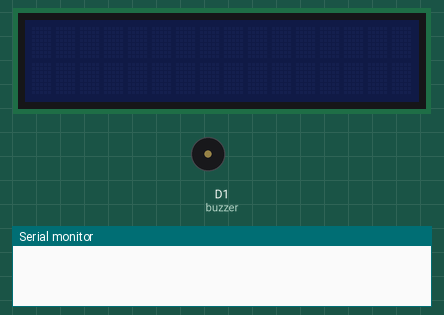
Recording of a sketch running on a simulated ESP8266 (NodeMCU). On the bench: 16×2 character LCD, buzzer (waves = sounding), the last lines printed to the serial monitor. WiFi joins after 1.5 s; servers stay silent unless stated; uploads are accepted with an empty reply.

Above: at 0.0 s.
At 2.9 s:
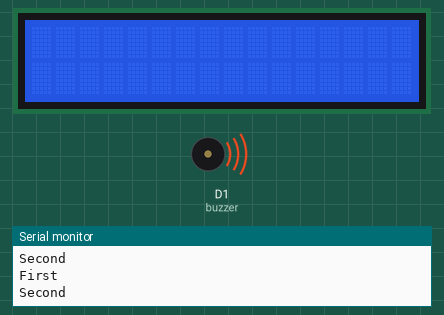
At 11.5 s:
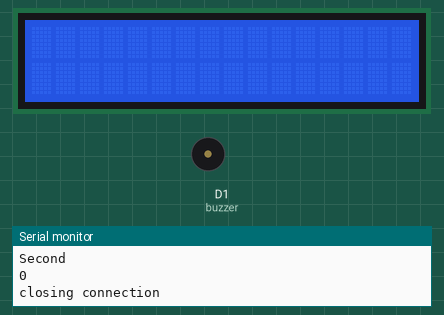
Timing chart, 0 to 13.0 s (numbered marks = the images above):
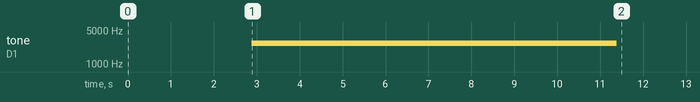

The sketch:

oneclientserver.ino
```cpp
#include <ESP8266WiFi.h>
#include <WiFiClient.h>
#include <Wire.h>
#include <ESP8266WebServer.h>


#include <LiquidCrystal_I2C.h>

LiquidCrystal_I2C lcd(0x27, 16, 2);

const char* host = "192.168.4.1";                 //Ip of the Host(Our Case esp8266-01 as server. Its the ip of the esp8266-01 as Access point)
const char *ssid = "ESPA";
const char *pass = "";
ESP8266WebServer server(80);
const int buzzer = D1;
int count = 0;
int hopcount;
int cs;


void handleRoot() {
//toggle=!toggle;
//Toggling Led Variable
//digitalWrite(2,toggle);
//Toggle Led
//char h = hopcount;
        Serial.println("Inside handleRoot");
        String s = "\r\n\r\nAlert! Make Way ";
        s = s + "SAVE THE SOUL! \r\n\r\n";
        server.send(200,"text/html",s);      //Reply to the client
        Serial.println("Message sent");
}

void serverr()
{
  delay(200);                           //Stable Wifi
  Serial.begin(9600);                 //Set Baud Rate
  pinMode(2, OUTPUT);                   //Led/Solenoid at pin 2
  WiFi.softAP(ssid,pass);//, password);      //In Access Point Mode

  IPAddress myIP = WiFi.softAPIP();     //Check the IP assigned. Put this Ip in the client host.
  Serial.print("AP IP address: ");
  Serial.println(myIP);                 //Print the esp8266-01 IP(Client must also be on th e save IP series)
  server.on("/", handleRoot);           //Checking client connection
  server.begin();                       // Start the server
  Serial.println("Server started");
  delay(120000);
  cs = 0;
  WiFi.softAPdisconnect(true);
  clientt();

  }
void clientt() {
  Serial.begin(9600);          //Baud Rate for Communication
  delay(10);                     //Baud rate prper initialization
//  pinMode(13, INPUT);            //Pin D7 on NodeMcu Lua. Button to switch on and off the solenoid.
  WiFi.persistent(false);
  WiFi.mode(WIFI_STA);           //NodeMcu esp12E in station mode
  WiFi.begin("ESPA","");      //Connect to this SSID. In our case esp-01 SSID.

  while (WiFi.status() != WL_CONNECTED) {      //Wait for getting IP assigned by Access Point/ DHCP.
    //Our case  esp-01 as Access point will assign IP to nodemcu esp12E.
    delay(10);
    Serial.print(".");
  }
  Serial.println("");
  Serial.println("WiFi connected");
  Serial.println("IP address: ");
  Serial.println(WiFi.localIP());             //Check out the Ip assigned by the esp12E
  //Check out if Pin D7/13 is high. If high activate
  //the led connected to esp-01. On next press deactivate it.
  Serial.print("connecting to ");
  Serial.println(host);
  // Use WiFiClient class to create TCP connections
  WiFiClient client;
  const int httpPort = 80;
  if (!client.connect("192.168.4.1", httpPort)) {
    Serial.println("connection failed");
    return;
  }
  //Request to server to activate the led
  client.print(String("GET ") + "/" + " HTTP/1.1\r\n" +
               "Host: " + host + "\r\n" +
               "Connection: close\r\n\r\n");
  delay(10);
  // Read all the lines of the reply from server and print them to Serial Monitor etc
  Wire.begin(2,0);
  lcd.init();   // initializing the LCD
  lcd.backlight();
//  lcd.setCursor(0,0);
//  Serial.println("Alert! Make Way");M
//  lcd.print("Alert! Make Way");
//  lcd.setCursor(0,1);
//  Serial.println("SAVE THE SOUL!");
//  lcd.print("SAVE THE SOUL!");// Enable or Turn On the backlight
  String first = "";
  String second = "";
  Serial.println("Before while loop");
  while (client.available() || client.connected()) {

    //if(client.available()){

    String line = client.readStringUntil('\n');
    int i=0;
   // int hopcount;
    if(count == 7){
      for(i = 0;i < line.length()-2 ; i++)
      {
        if(i<16)
        first = first + line[i];
        else
        second = second + line[i];
        }
      char temp = line[i];
     // Serial.println(temp);
       hopcount = temp - '0';

      }
      Serial.println("First"+first);
      Serial.println("Second"+second);
      lcd.setCursor(0,0);
      lcd.print(first);
      lcd.setCursor(0,1);
      lcd.print(second);
    //}
    count = count + 1;
    }

  for(int i=0 ; i<850 ; i++){ // loop for to increase the sound frequency
  tone(buzzer, 2700);
  //Serial.println(i);
  delay(10); //You can change the delay if you want to make it longer or shorter
}
 noTone(buzzer);
// digitalWrite(led,LOW);
  lcd.setCursor(0,0);
  lcd.print("                ");
  lcd.setCursor(0,1);
  lcd.print("                ");
  Serial.print(hopcount);
  if(hopcount > 0)
  {
    hopcount = hopcount - 1;
    cs = 1;
    serverr();
    }
  //Close the Connection. Automatically
  Serial.println();
  Serial.println("closing connection");
  //End if
}
void setup()
{
   clientt();
  }

void loop() {
// Check if a client has connected. On first connection switch on the Solenoid on next switch off.
  server.handleClient();
}//End Loop
```
